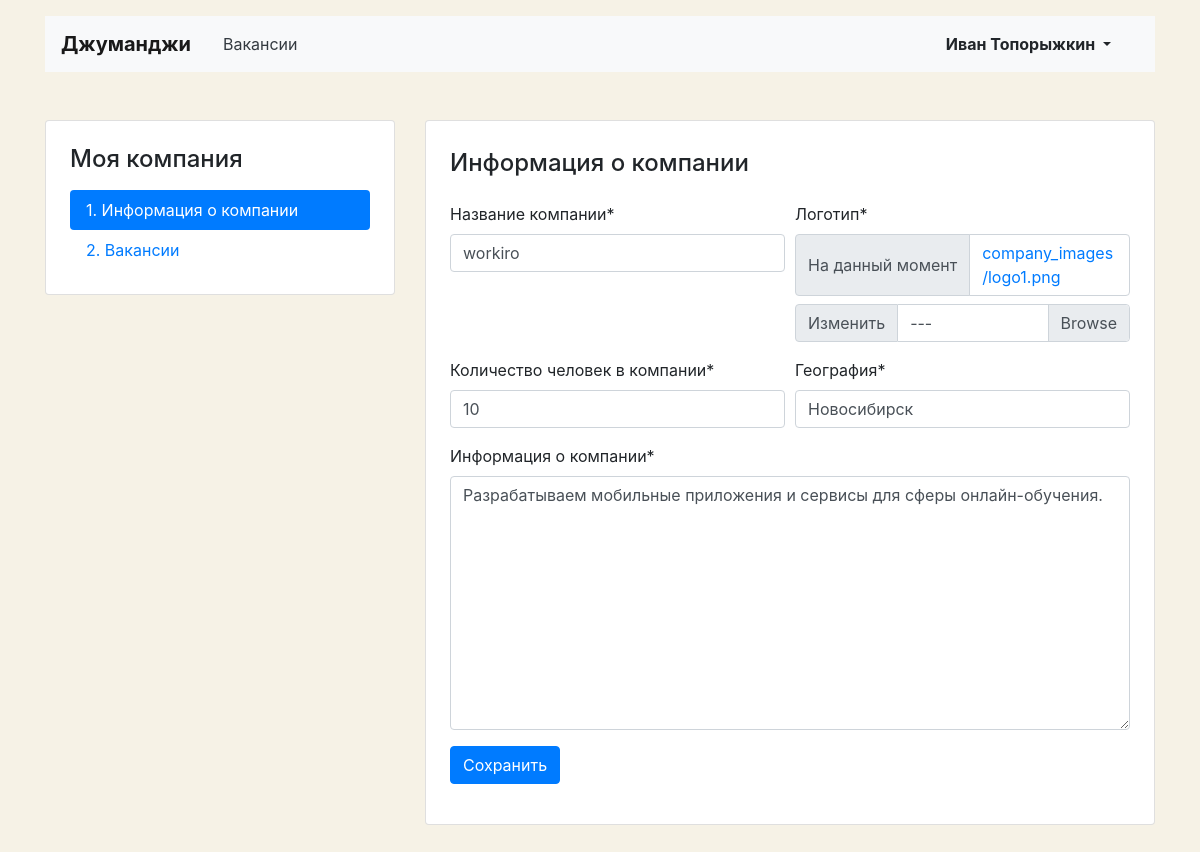
/mycompany/ (signed in), run on the app's committed database.
### vacancies/models.py (models this page shows)
class Company(models.Model):
    name = models.CharField(max_length=70, verbose_name="Название компании")
    location = models.CharField(max_length=70, verbose_name="География")
    logo = models.ImageField(upload_to=MEDIA_COMPANY_IMAGE_DIR, height_field='height_field',
                             width_field='width_field', verbose_name="Логотип")
    height_field = 100
    width_field = 60
    description = models.TextField(verbose_name="Информация о компании")
    employee_count = models.IntegerField(verbose_name="Количество человек в компании")
    owner = models.OneToOneField(User, null=True, on_delete=models.CASCADE, related_name='company')

### vacancies/views.py (the view, shortened to what this page needs)
# urls.py: path('mycompany/', MyCompanyView.as_view(), name="my_company"),
class MyCompanyView(View):
    template_name = 'my-company.html'
    def get(self, request,  **argv):
        if request.user.company.owner is None:
            return HttpResponseRedirect("letsstart/")
        else:
            company = Company.objects.get(owner=request.user)
            company_form = MyCompanyEditForm(instance=company)
            context = {
                "form": company_form
            }
            return render(request, self.template_name, context)

### vacancies/forms.py
class MyCompanyEditForm(ModelForm):
    class Meta:
        model = Company
        fields = ['name', 'logo', 'employee_count', 'location', 'description']
    def __init__(self, *args, **kwargs):
        super().__init__(*args, **kwargs)
        self.helper = FormHelper()
        self.helper = FormHelper()
        self.helper.form_method = 'post'
        self.helper.layout = Layout(
            Row(
                Column('name', css_class='form-group col-md-6 mb-0'),
                Column('logo', css_class='form-group col-md-6 mb-0'),
                css_class='form-row',
            ),
            Row(
                Column('employee_count', css_class='form-group col-md-6 mb-0'),
                Column('location', css_class='form-group col-md-6 mb-0'),
                css_class='form-row',
            ),
            Row(
                Column('description', css_class='form-group mb-0'),
                css_class='form-row',
            ),
            FormActions(
                Submit('submit', 'Сохранить'),
            )
        )

### vacancies/context_processors.py (called while the page is built)
def menu(request):
    return {}

### vacancies/templates/my-company.html (shortened to what this page needs)
<!DOCTYPE html>
<html lang="ru">
<head>
  <link rel="stylesheet" href="https://stackpath.bootstrapcdn.com/bootstrap/4.3.1/css/bootstrap.min.css">
</head>
<body>
  <header class="container mt-3">
    <nav class="navbar navbar-expand-lg navbar-light bg-light">
      <a class="navbar-brand mr-4 font-weight-bold" href="#">Джуманджи</a>
      <div class="collapse navbar-collapse justify-content-between" id="navbarNav">
        <ul class="navbar-nav col-10">
          <li class="nav-item">
            <a class="nav-link text-dark" href="#">Вакансии</a>
          </li>
        </ul>
        <ul class="navbar-nav col-2 justify-content-end">
          <li class="nav-item active">
            <div class="btn-group">
              <button type="button" class="btn dropdown-toggle font-weight-bold" data-toggle="dropdown" aria-haspopup="true" aria-expanded="false">
                Иван Топорыжкин
              </button>
            </div>
          </li>
        </ul>
      </div>
    </nav>
  </header>
  <main class="container mt-3 pb-5">
    <div class="row mt-5">
      <div class="col-12 col-lg-4">
        <aside class="pt-3 pb-4 px-4 mb-5 card">
          <h1 class="h4 pt-2 pb-2">Моя компания</h1>
          <div class="nav flex-column nav-pills">
            <a class="nav-link active" href="#">1. Информация о&nbsp;компании</a>
            <a class="nav-link" href="#">2. Вакансии</a>
          </div>
        </aside>
      </div>
      <div class="col-12 col-lg-8">
        <div class="card">
          <div class="card-body px-4 pb-4">
            <section class="tab-pane fade show active">
              <h2 class="h4 pt-2 pb-3">Информация о&nbsp;компании</h2>
               {% load crispy_forms_tags %}
                  {% crispy form form.helper %}
            </section>
          </div>
        </div>
      </div>
    </div>
  </main>
</body>
</html>

### vacancies/templates/my-company.html (style rules this page uses)
body { background-color: #F6F2E6; }

### data on the page
Company: name "workiro", employee_count "10", location "Новосибирск", description "Разрабатываем мобильные приложения и сервисы для сферы онлайн-обучения."
